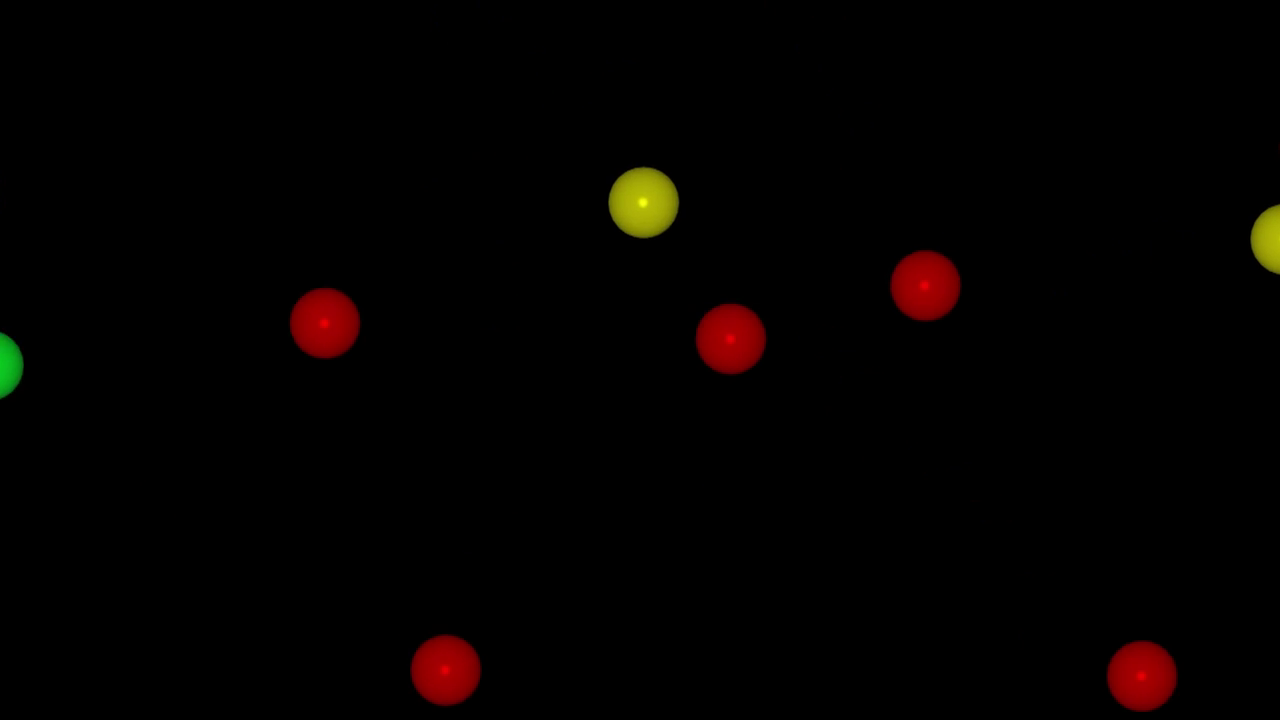
#> input picture frame 149 of Week 6/Media/Ball_Bounce.mp4, 1280 x 720 px
$ python ObjectDetectionVideo.py
#> lines starting #> are read from the running program, lines starting #| are printed output that depends on the picture; after the words box and inside, x2 and y2 are one past the last pixel; in counts of white or black regions, pixels touching at a corner belong together
#> further down, frame is the input picture: shape (720, 1280, 3); mean B, G, R 0.1, 1.1, 3.8
import cv2

# Replace with the video path
video_path = 'F:\\University 8 (Final)\\AI Lab\\AI-Lab-Codes\\Week 6\\Media\\Ball_Bounce.mp4'
video = cv2.VideoCapture(video_path)


def detect_red_ball(frame):
    ycrcb = cv2.cvtColor(frame, cv2.COLOR_BGR2YCrCb)
#> ycrcb: shape (720, 1280, 3); mean of channels 0, 1, 2 1.8, 129.4, 127.1

    cr_channel = ycrcb[:,:,1]
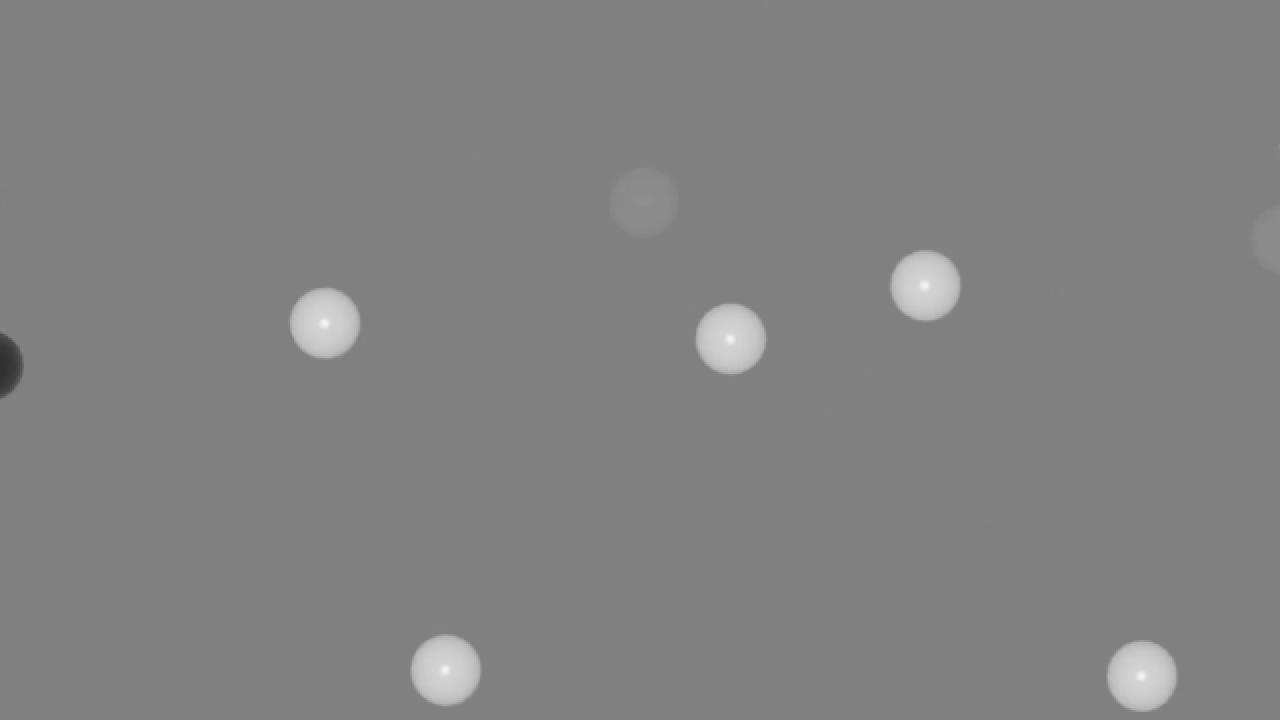
#> cr_channel: shape (720, 1280); min 47, max 246, mean 129.4

    _, red_mask = cv2.threshold(cr_channel, 150, 255, cv2.THRESH_BINARY)
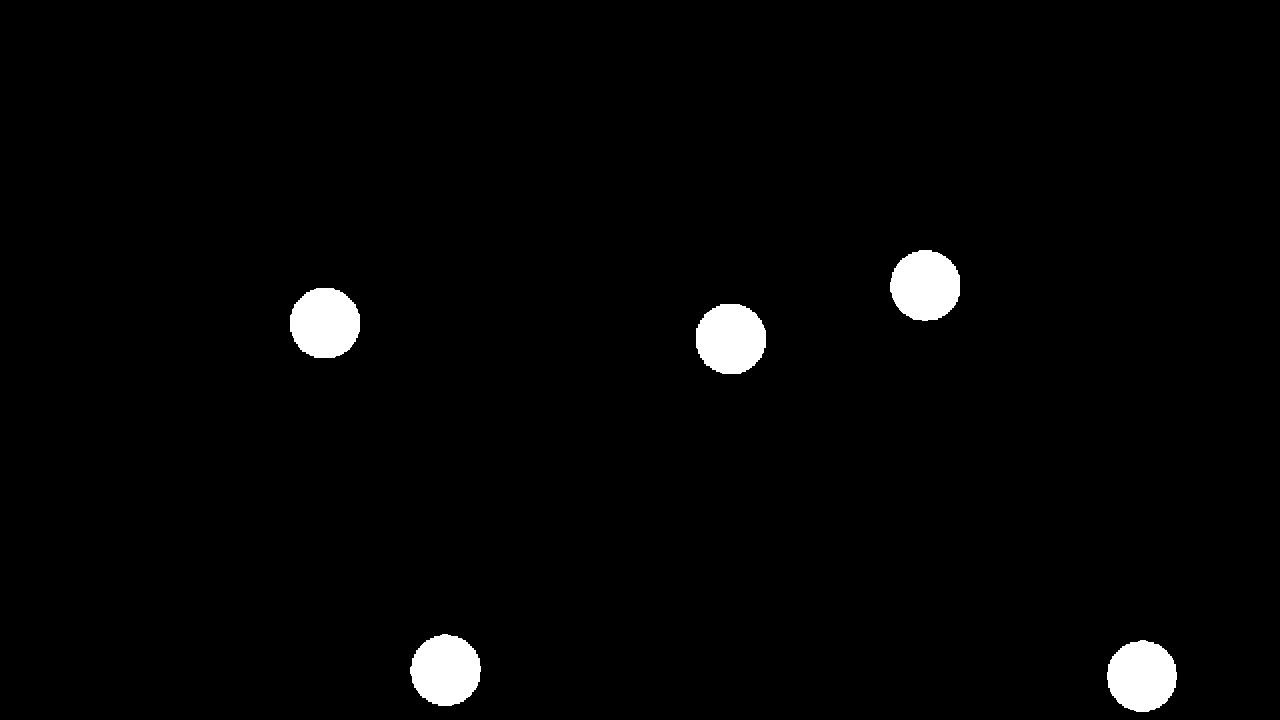
#> red_mask: shape (720, 1280); 2.1% white; 5 white regions

    contours, _ = cv2.findContours(red_mask, cv2.RETR_EXTERNAL, cv2.CHAIN_APPROX_SIMPLE)
#> contours = 5 contours; box (x1, y1, x2, y2) and area: (696, 304, 766, 374) 3816, (290, 288, 360, 358) 3812, (410, 634, 481, 706) 3809, (890, 250, 960, 321) 3804, (1107, 640, 1177, 712) 3794

    for contour in contours:
        x, y, w, h = cv2.boundingRect(contour)
        cv2.rectangle(frame, (x, y), (x + w, y + h), (0, 255, 0), 2)
        cv2.putText(frame, f'w={w}, h={h}', (x, y-10), cv2.FONT_HERSHEY_SIMPLEX, 0.5, (0, 255, 0), 2)
#> this loop made 5 passes
#> (x, y, w, h) on passes 1 to 5: (1107, 640, 70, 72), (410, 634, 71, 72), (696, 304, 70, 70), (290, 288, 70, 70), (890, 250, 70, 71)
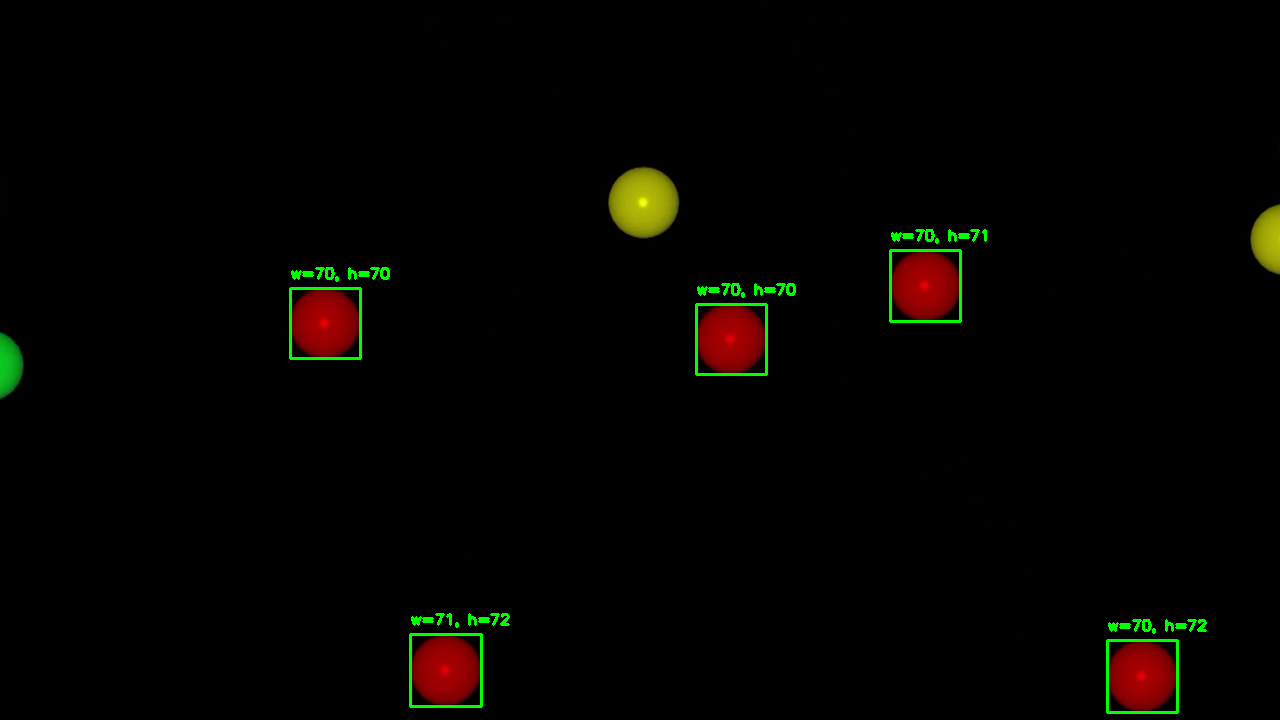
#> frame: shape (720, 1280, 3); 0.76% of pixels changed, all inside (x1, y1, x2, y2) = (289, 229, 1207, 714)

    return frame


while True:
    ret, frame = video.read()

    if not ret:
        break

    frame_with_red_balls = detect_red_ball(frame)

    cv2.imshow('Ball Detection', frame_with_red_balls)

    if cv2.waitKey(25) & 0xFF == ord('q'):
#> (key q is pressed here)
        break


video.release()
cv2.destroyAllWindows()

$ run again, starting later in the video
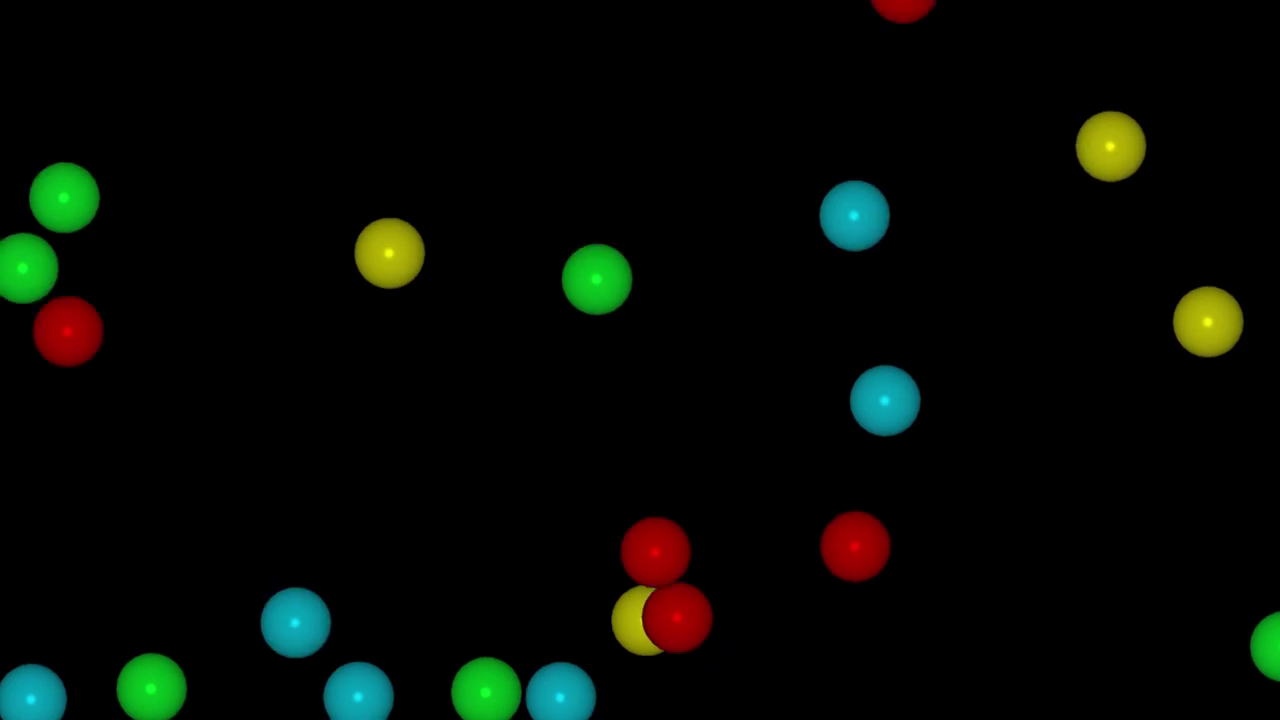
#> input picture frame 674 of Week 6/Media/Ball_Bounce.mp4, 1280 x 720 px
#> frame is the input picture: shape (720, 1280, 3); mean B, G, R 4.5, 9.5, 5.4
#> ycrcb: shape (720, 1280, 3); mean of channels 0, 1, 2 7.7, 126.3, 126.2
#> in detect_red_ball, `_, red_mask = cv2.threshold(cr_channel, 150, 255, cv2.THRESH_BINARY)`:
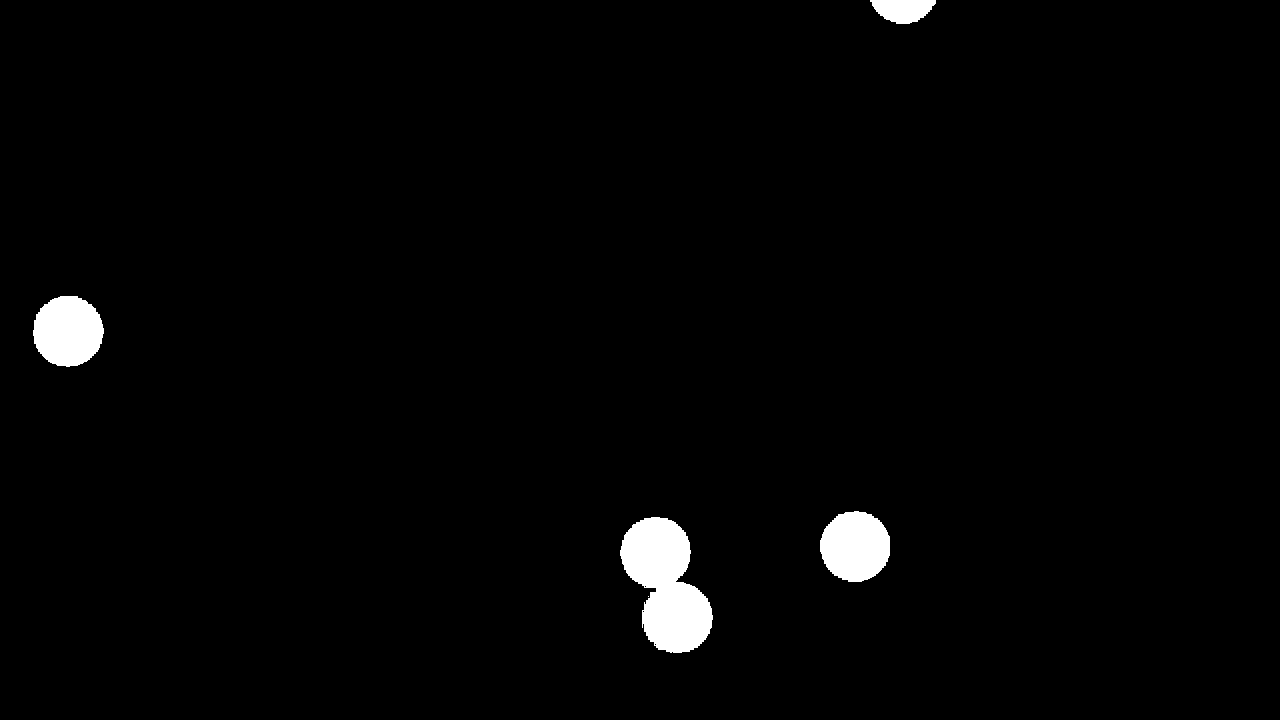
#> red_mask: shape (720, 1280); 1.8% white; 5 white regions (1 under 20 px)
#> contours = 5 contours, 1 with area under 20; largest, box (x1, y1, x2, y2) and area: (620, 517, 713, 653) 7638, (33, 296, 104, 367) 3818, (820, 511, 890, 582) 3790, (870, 0, 936, 24) 1076
#> the loop in detect_red_ball, `for contour in contours:` made 5 passes
#> (x, y, w, h) on passes 1 to 5: (648, 596, 1, 1), (620, 517, 93, 136), (820, 511, 70, 71), (33, 296, 71, 71), (870, 0, 66, 24)
#> after the loop in detect_red_ball, `for contour in contours:`:
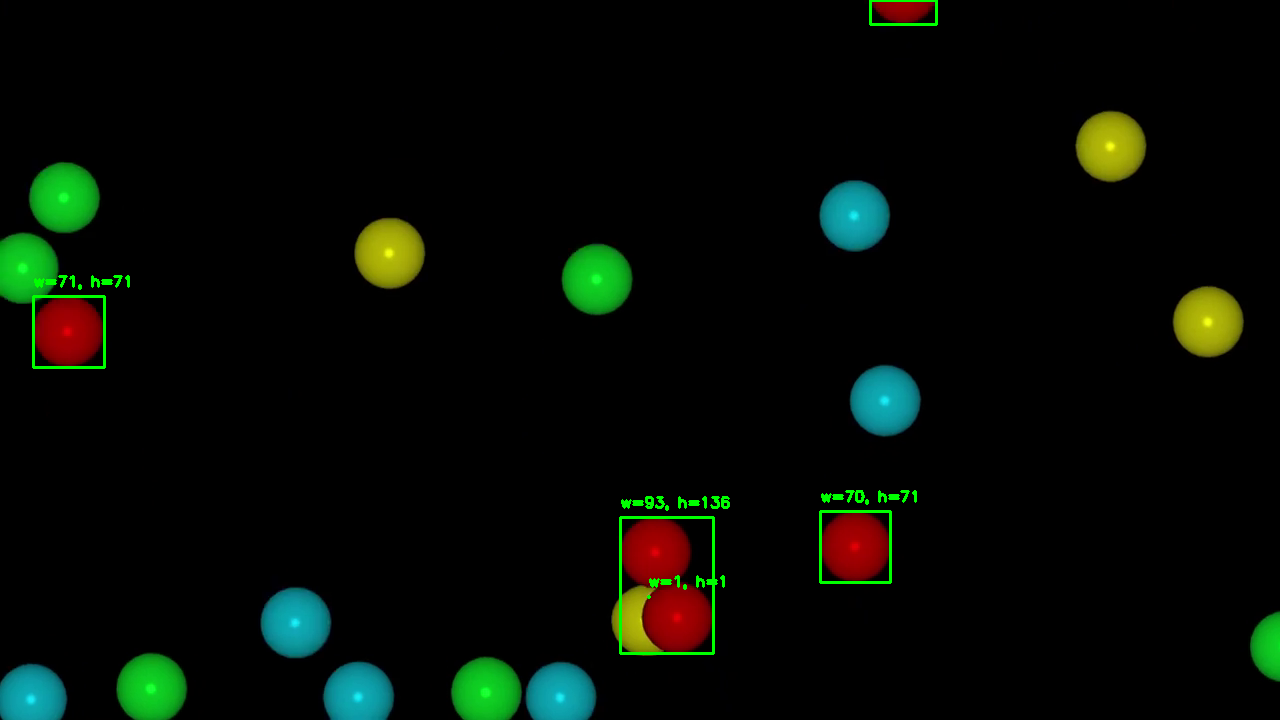
#> frame: shape (720, 1280, 3); 0.61% of pixels changed, all inside (x1, y1, x2, y2) = (32, 0, 938, 655)

$ run again, starting later in the video
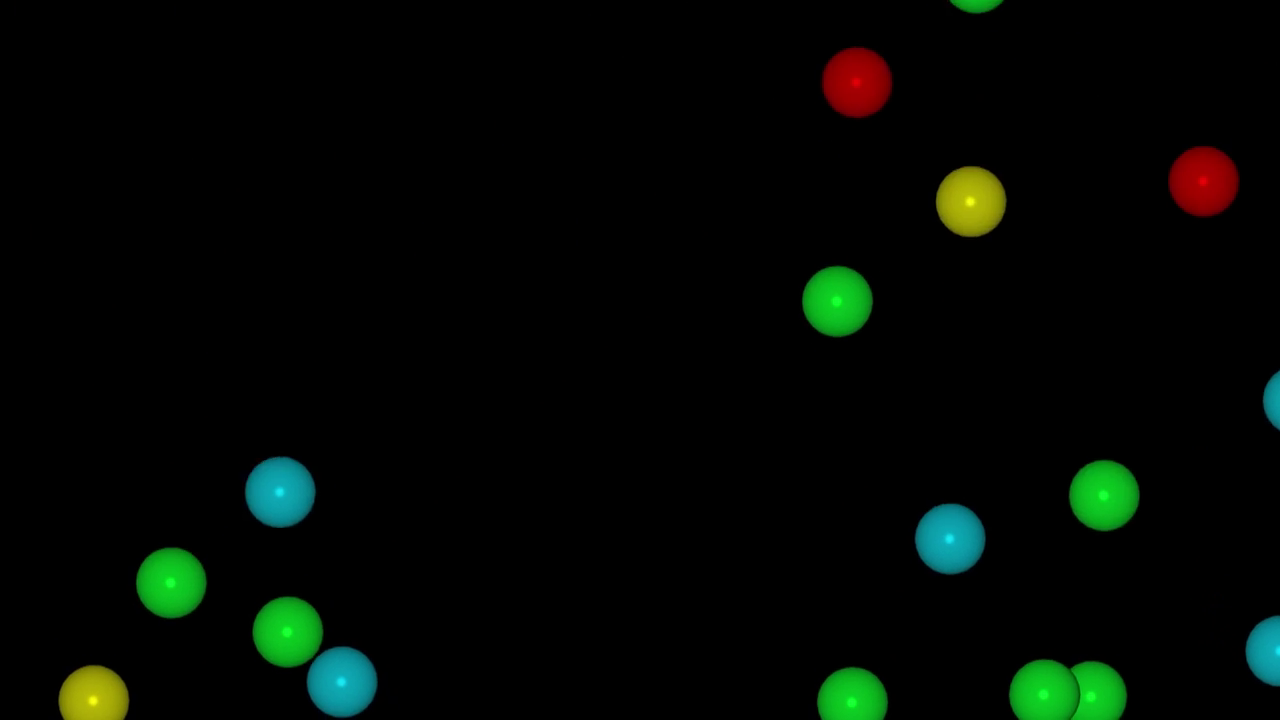
#> input picture frame 1199 of Week 6/Media/Ball_Bounce.mp4, 1280 x 720 px
#> frame is the input picture: shape (720, 1280, 3); mean B, G, R 3.3, 8.2, 2.9
#> ycrcb: shape (720, 1280, 3); mean of channels 0, 1, 2 6.1, 125.8, 126.4
#> in detect_red_ball, `_, red_mask = cv2.threshold(cr_channel, 150, 255, cv2.THRESH_BINARY)`:
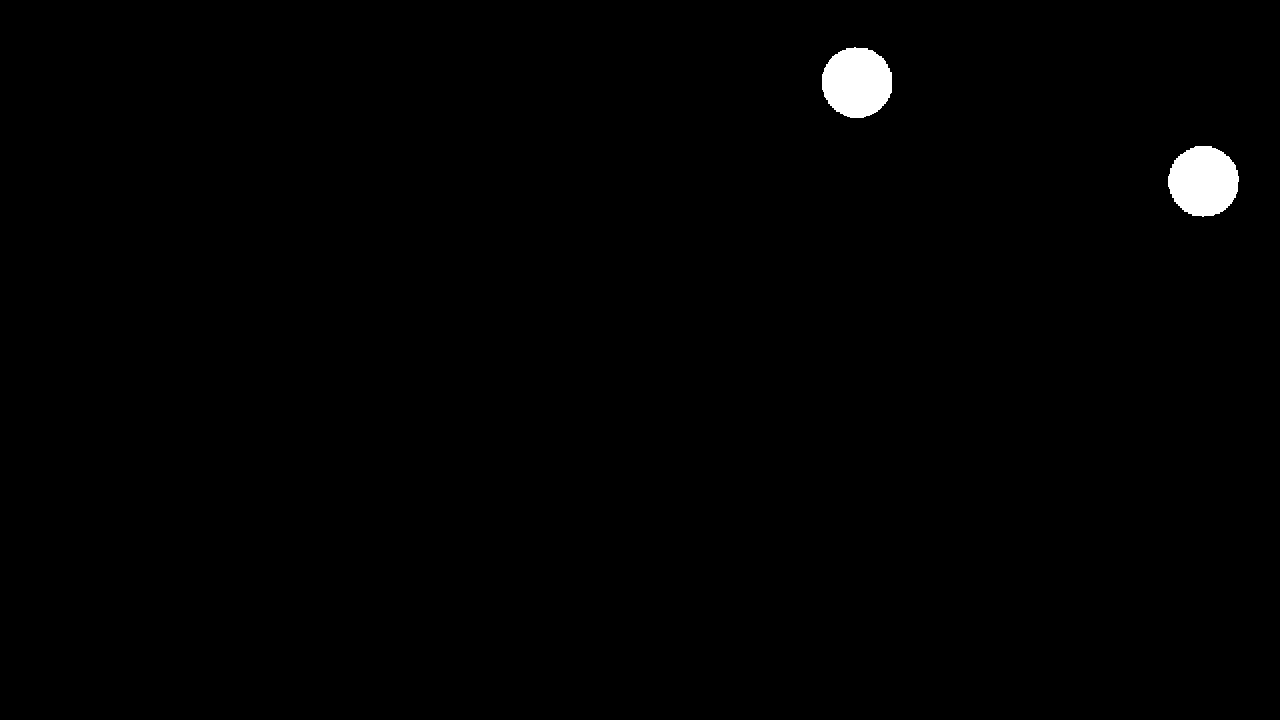
#> red_mask: shape (720, 1280); 0.85% white; 2 white regions
#> contours = 2 contours; box (x1, y1, x2, y2) and area: (822, 47, 892, 118) 3810, (1168, 146, 1239, 217) 3800
#> the loop in detect_red_ball, `for contour in contours:` made 2 passes
#> (x, y, w, h) on passes 1 to 2: (1168, 146, 71, 71), (822, 47, 70, 71)
#> after the loop in detect_red_ball, `for contour in contours:`:
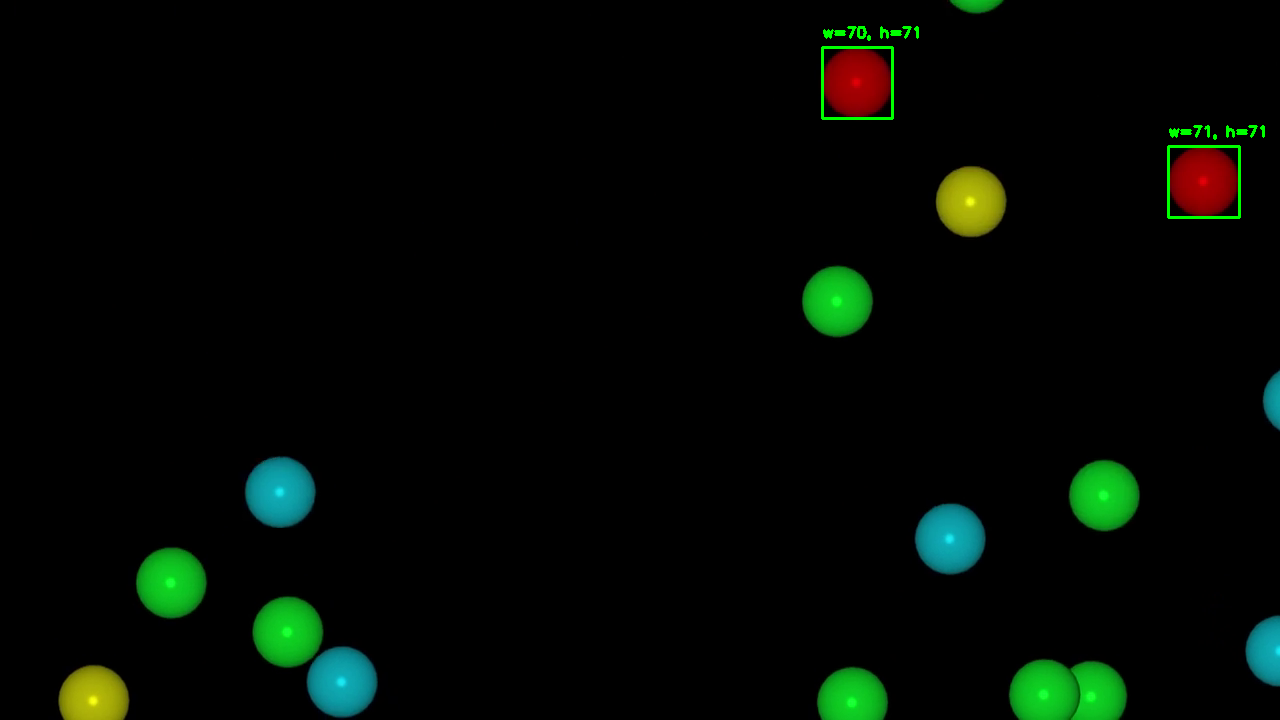
#> frame: shape (720, 1280, 3); 0.29% of pixels changed, all inside (x1, y1, x2, y2) = (821, 26, 1265, 219)
